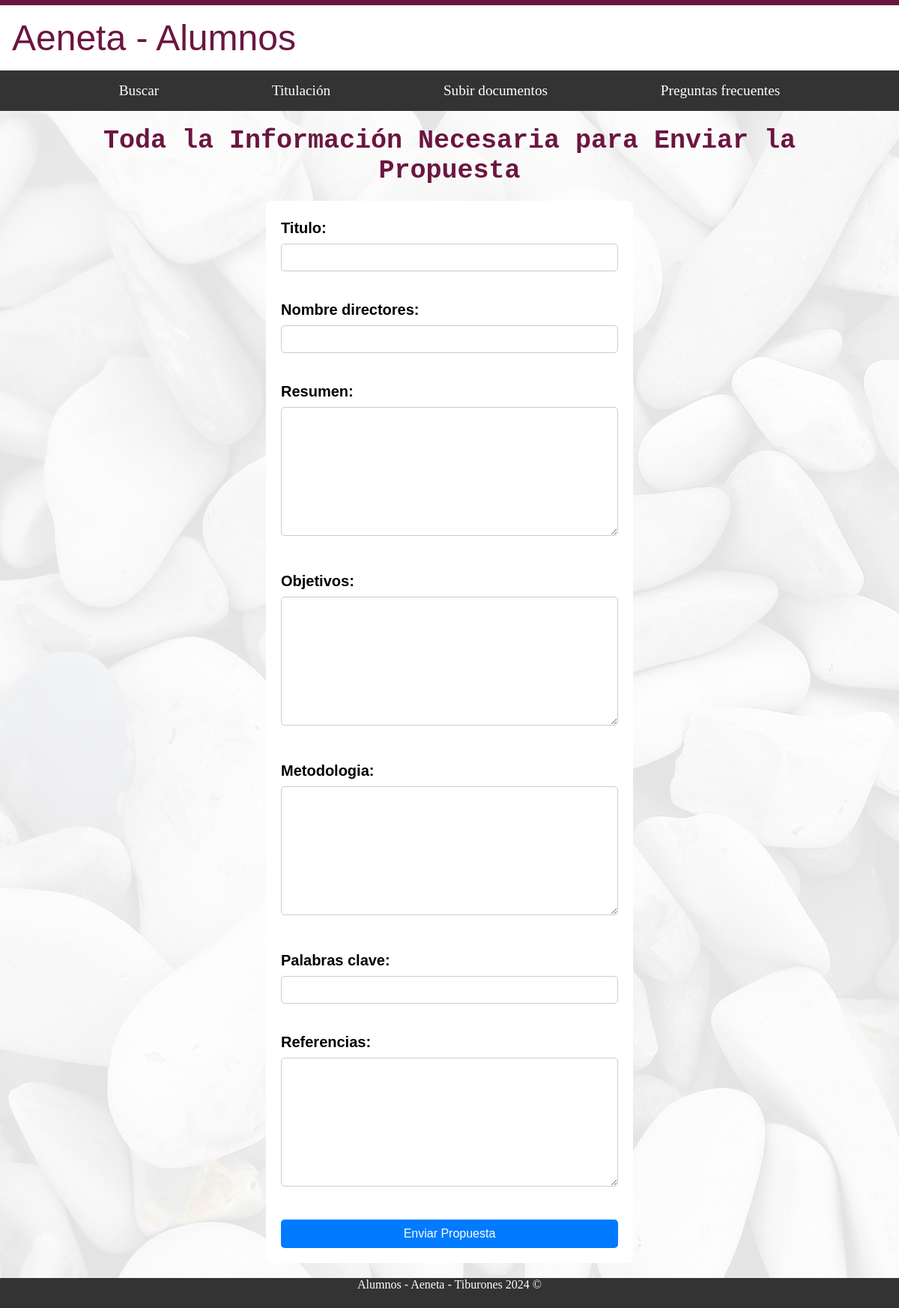
Before: /alumnos/proceso_titulacion/enviar_propuesta/ (signed in) with the older database file.
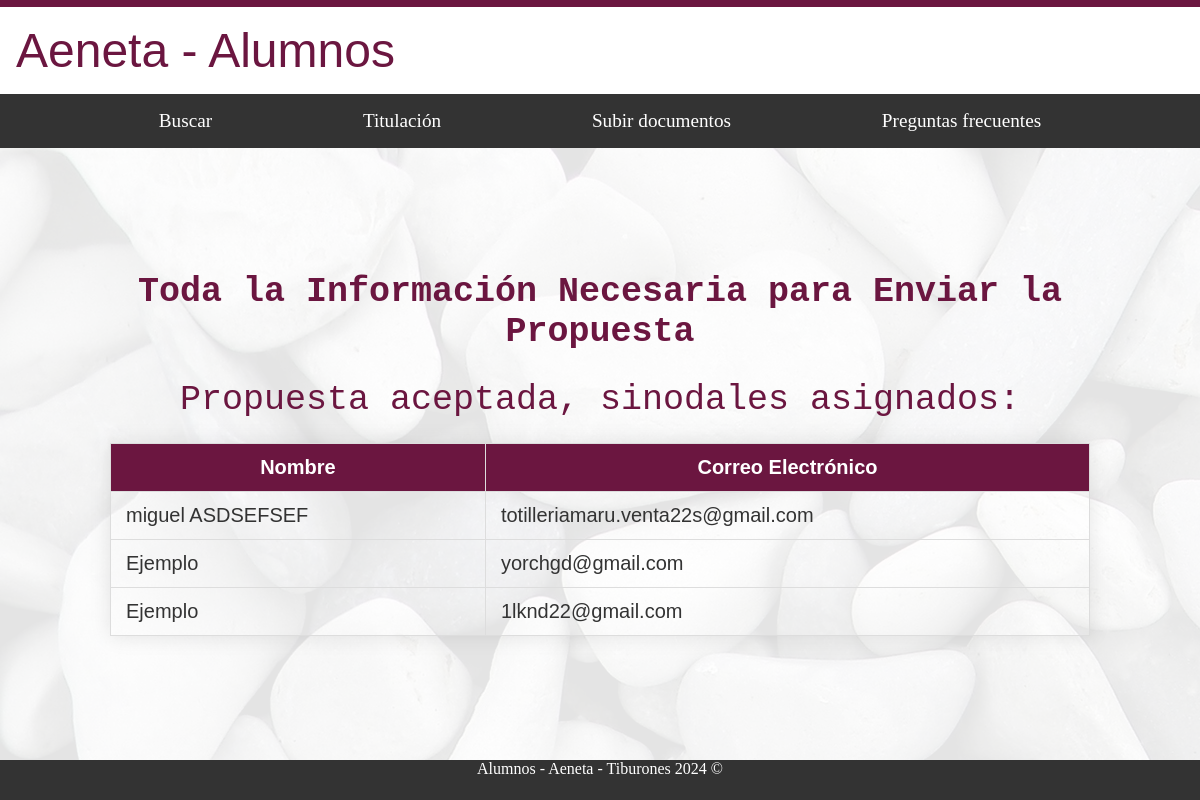
After: the same page with the newer database file.
### alumnos/models.py (models this page shows, shortened)
class SinodalAsignado(models.Model):
    propuesta = models.ForeignKey('DocumentoPropuestaAlumno', on_delete=models.CASCADE)
    sinodal = models.ForeignKey('usuarios.CustomUser', on_delete=models.CASCADE)
    rol = models.CharField(max_length=100)

### usuarios/models.py (models this page shows)
class CustomUser(AbstractUser):
    nombre = models.CharField(max_length=100)
    apellido = models.CharField(max_length=100)
    correo_electronico = models.EmailField(unique=True)
    is_administrador = models.BooleanField(default=False)
    is_alumno = models.BooleanField(default=False)
    is_docente = models.BooleanField(default=False)
    matricula = models.CharField(max_length=20, blank=True, null=True)
    programa_academico = models.CharField(max_length=100, blank=True, null=True)
    estatus = models.CharField(max_length=20, choices=[('activo', 'Activo'), ('egresado', 'Egresado')], blank=True, null=True)
    especialidad = models.CharField(max_length=100, blank=True, null=True)
    departamento_docente = models.CharField(max_length=100, blank=True, null=True)
    cargo = models.CharField(max_length=100, blank=True, null=True)
    departamento_admin = models.CharField(max_length=100, blank=True, null=True)

### alumnos/views.py (the view, shortened to what this page needs)
# urls.py: path('proceso_titulacion/enviar_propuesta/', AlumnosProcesoTitulacionEnvPropuesta.as_view(), name='enviar_propuesta'),
class AlumnosProcesoTitulacionEnvPropuesta(TemplateView):
    template_name = 'alumnos/proceso_titulacion/enviar_propuesta.html'
    def get(self, request, *args, **kwargs):
        documento = DocumentoPropuestaAlumno.objects.filter(alumno=request.user).first()
        form = DocumentoPropuestaAlumnoForm(instance=documento) if documento else DocumentoPropuestaAlumnoForm()
        revisar_propuesta = RevisarPropuesta.objects.filter(documento_alumno=documento).first() if documento else None
        sinodales = SinodalAsignado.objects.filter(propuesta=documento) if documento and documento.sinodales else []
        return self.render_to_response({
            'form': form,
            'documento': documento,
            'revisar_propuesta': revisar_propuesta,
            'sinodales': sinodales
        })

### alumnos/forms.py
class DocumentoPropuestaAlumnoForm(forms.ModelForm):
    class Meta:
        model = DocumentoPropuestaAlumno
        fields = ['titulo', 'nombre_directores', 'resumen', 'objetivos', 'metodologia', 'palabras_clave', 'referencias']

### alumnos/templates/alumnos/proceso_titulacion/enviar_propuesta.html (shortened to what this page needs)
{% extends "base_generic_alumnos.html" %}
{% block content %}
<div id="fondo">
  <div class="contenedor_principal letra_texto">
    <h1 class="letra_titulos">Toda la Información Necesaria para Enviar la Propuesta</h1>
    {% if documento %}
      {% if revisar_propuesta and revisar_propuesta.aceptado %}
        {% if documento.sinodales %}
          <p class="letra_titulos">Propuesta aceptada, sinodales asignados:</p>
          <table>
            <thead>
              <tr>
                <th>Nombre</th>
                <th>Correo Electrónico</th>
              </tr>
            </thead>
            <tbody>
              {% for sinodal in sinodales %}
                <tr>
                  <td>{{ sinodal.sinodal.nombre }}</td>
                  <td>{{ sinodal.sinodal.correo_electronico }}</td>
                </tr>
              {% endfor %}
            </tbody>
          </table>
        {% else %}
          <p>Propuesta aceptada</p>
          <p>En espera de asignación de sinodales.</p>
        {% endif %}
      {% else %}
        <form method="post" id="formulario-propuesta">
          {% csrf_token %}
          {{ form.as_p }}
          <button type="submit" class="dropbtn_base">Enviar Propuesta</button>
        </form>
      {% endif %}
    {% else %}
      <form method="post" id="formulario-propuesta">
        {{ form.as_p }}
        <button type="submit" class="dropbtn_base">Enviar Propuesta</button>
      </form>
    {% endif %}
  </div>
</div>
{% endblock %}

Changed rows visible on the page:
added SinodalAsignado: sinodal.nombre "miguel ASDSEFSEF", sinodal.correo_electronico "totilleriamaru.venta22s@gmail.com"
added SinodalAsignado: sinodal.nombre "Ejemplo", sinodal.correo_electronico "yorchgd@gmail.com"
added SinodalAsignado: sinodal.nombre "Ejemplo", sinodal.correo_electronico "1lknd22@gmail.com"
Other visible differences:
text no longer shown: "Titulo: Nombre directores: Resumen: Objetivos: Metodologia: Palabras clave: Referencias: Enviar Propuesta"
text now shown: "Propuesta aceptada, sinodales asignados: Nombre Correo Electrónico"
